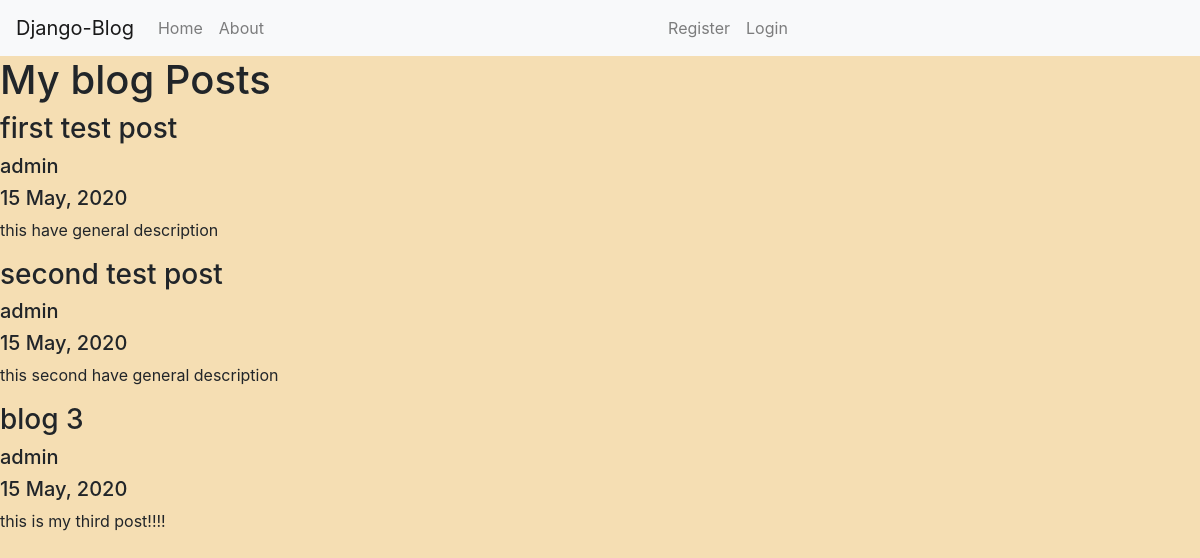
Screenshot of /blog/ with the database file from the repository.
### blog/models.py (models this page shows, shortened)
class Post (models.Model):
	title=models.CharField(max_length=200)
	description=models.TextField()
	date_posted=models.DateTimeField(default=timezone.now)
	author=models.ForeignKey(User,on_delete=models.CASCADE)

### blog/views.py (the view)
# urls.py: 2. Add a URL to urlpatterns:  path('', views.home, name='home')
def home(request):
	context={
	'posts':Post.objects.all()
	}
	return render(request,'blog/blog_home.html', context)

### blog/templates/blog/blog_home.html
{% extends "blog/base.html" %}
{% block content %}
<h1>My blog Posts</h1>
<div>
	{%  for post in posts %}
	<div>
		<h3>{{ post.title }}</h3>
		<h5>{{ post.author }}</h5>
		<h5>{{ post.date_posted|date:"d F, Y" }}</h5>
		<p>{{ post.description }}</p>
	</div>
	{% endfor %}
</div>
{% endblock content %}

### blog/templates/blog/base.html (shortened to what this page needs)
{% load static %}
<!DOCTYPE html>
<html>
<head>
    <link rel="stylesheet" href="https://stackpath.bootstrapcdn.com/bootstrap/4.4.1/css/bootstrap.min.css">
    <link rel="stylesheet" type="text/css" href="{% static 'blog/main.css' %}">
</head>
<body>
	<header>
		<nav class="navbar navbar-expand-lg navbar-light bg-light">
  <a class="navbar-brand" href="{% url 'blog-home' %}">Django-Blog</a>
  <div class="collapse navbar-collapse" id="navbarSupportedContent">
    <ul class="navbar-nav mr-auto">
      <li class="nav-item">
        <a class="nav-link" href="{% url 'blog-home' %}">Home <span class="sr-only">(current)</span></a>
      </li>
      <li class="nav-item">
        <a class="nav-link" href="{% url 'blog-about' %}">About</a>
      </li>
    </ul>
    <ul class="navbar-nav mr-auto">
      {% if user.is_authenticated %}
        <li class="nav-item">
        <a class="nav-link" href="{% url 'logout' %}"> Logout</a>
      </li>
      <li class="nav-item">
        <a class="nav-link" href="{% url 'profile' %}"> Profile</a>
      </li>
      {% else %}
      <li class="nav-item">
        <a class="nav-link" href="{% url 'register' %}"> Register</a>
      </li>
      <li class="nav-item">
        <a class="nav-link" href="{% url 'login' %}"> Login </a>
      </li>
      {% endif %}
    </ul>
  </div>
  </nav>
</header>
	{% block content %}
	{% endblock %}
</body>
</html>

### blog/static/blog/main.css (style rules this page uses)
body { background-color: wheat; }

### rows the page displays
Post: title "first test post", author "admin", date_posted "15 May, 2020", description "this have general description"
Post: title "second test post", author "admin", date_posted "15 May, 2020", description "this second have general description"
Post: title "blog 3", author "admin", date_posted "15 May, 2020", description "this is my third post!!!!"
